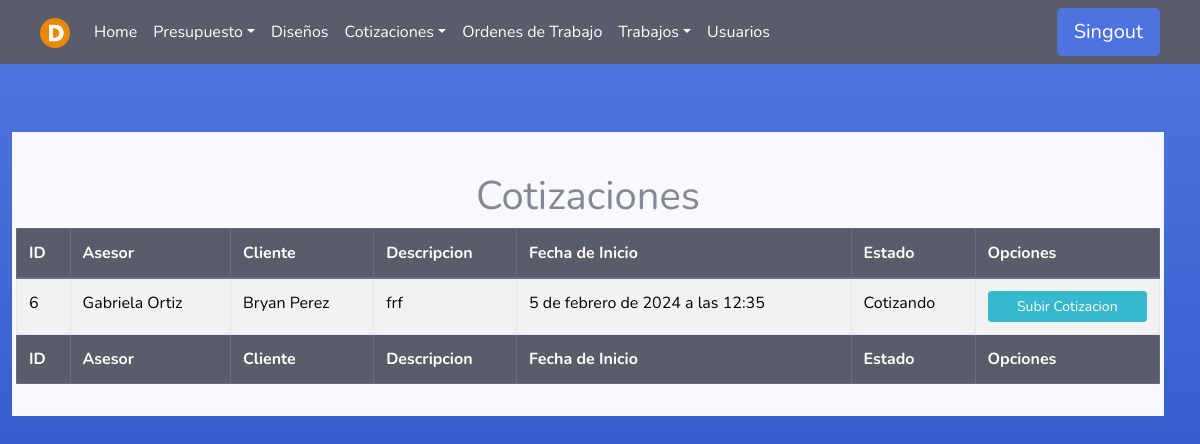
The page /Cotizaciones/ (signed in) on the database as committed earlier.
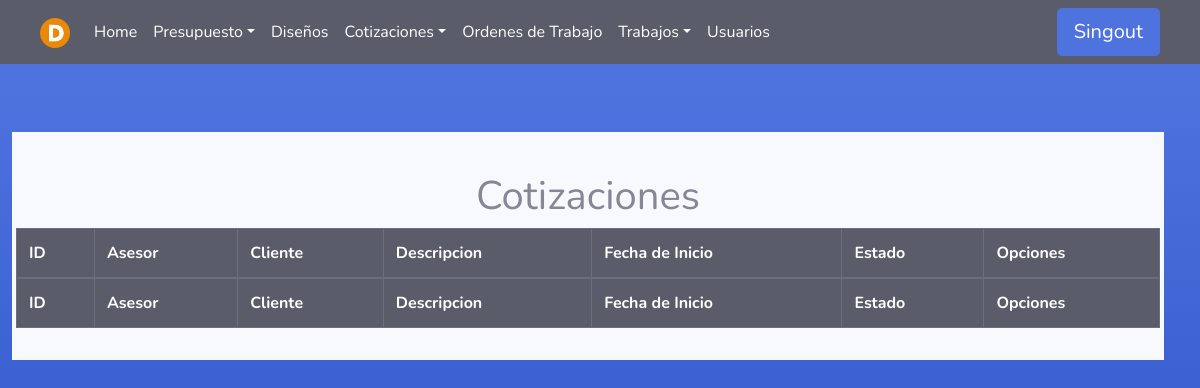
The same page on the database as committed later.
### Asesores/models.py (models this page shows)
class Presupuesto(models.Model):
    asesor = models.ForeignKey(User, on_delete=models.PROTECT, null=False, blank=False)
    fecha_inicio = models.DateTimeField(null=False, auto_now_add=True, blank=False)
    cliente = models.CharField(max_length=100, null=False, blank=False)
    descripcion = models.TextField(null=False, blank=False)
    estado=models.TextField(null=True, blank=True)
    fecha_fin = models.DateTimeField(null=True, blank=True)

### Cotizadores/views.py (the view)
# urls.py: path('', cotizador_views.cotDisponibles , name='Cotizaciones'),
@login_required(login_url='index')
def cotDisponibles(request):
    user = request.user
    if user.groups.filter(name='Cotizador').exists() or user.groups.filter(name='Administrador').exists() or user.is_superuser:
        presupuestos_cotizacion = Presupuesto.objects.filter(estado='Cotizando')
        presupuestos_con_diseños = []
        for presupuesto in presupuestos_cotizacion:
            diseño = Diseno.objects.filter(presupuesto=presupuesto, estado__exact='Cotizando').first()
            presupuestos_con_diseños.append({'presupuesto': presupuesto, 'diseño': diseño})
        return render(request, 'Cotizador/listado.html', {'pres': presupuestos_con_diseños})
    else:
        error = "No tienes permiso para acceder a esta página."
        return render(request, '404.html', {'error': error})

### Templates/Cotizador/listado.html (shortened to what this page needs)
{% extends 'tables.html' %}
{% block botones%}
<div class="text-center">
    <br>
    <h1>Cotizaciones</h1>
</div>
{% endblock %}
{% load static %}
{% block head %}
<th>ID</th>
{% if user.is_superuser or user.groups.all.0.name == "Administrador" %}
<th>Asesor</th>
{% endif %}
<th>Cliente</th>
<th>Descripcion</th>
<th>Fecha de Inicio</th>
<th>Estado</th>
<th>Opciones</th>
{% endblock %}
{% block tbody %}
{% for p in pres %}
<tr>
    <td>{{ p.presupuesto.id }}</td>
    {% if user.is_superuser or user.groups.all.0.name == "Administrador" %}
    <td>{{ p.presupuesto.asesor.first_name}} {{ p.presupuesto.asesor.last_name}}</td>
    {% endif %}
    <td>{{ p.presupuesto.cliente }}</td>
    <td>{{ p.presupuesto.descripcion }}</td>
    <td>{{ p.presupuesto.fecha_inicio }}</td>
    <td>{{ p.presupuesto.estado }}</td>
    <td>
        <div>
            <a class="btn btn-info btn-sm btn-block" href="/Cotizaciones/info/{{ p.presupuesto.id}}/">Subir Cotizacion</a>
        </div>
    </td>
</tr>
{% endfor %}
{% endblock %}
{% block footer %}
<th>ID</th>
{% if user.is_superuser or user.groups.all.0.name == "Administrador" %}
<th>Asesor</th>
{% endif %}
<th>Cliente</th>
<th>Descripcion</th>
<th>Fecha de Inicio</th>
<th>Estado</th>
<th>Opciones</th>
{% endblock %}

Rows that differ between the two databases and show on the page:
no longer on this page (row edited): Presupuesto: presupuesto.id "6", presupuesto.asesor.first_name "Gabriela", presupuesto.asesor.last_name "Ortiz", presupuesto.cliente "Bryan Perez", presupuesto.descripcion "frf", presupuesto.fecha_inicio "5 de febrero de 2024 a las 12:35", presupuesto.estado "Cotizando"
